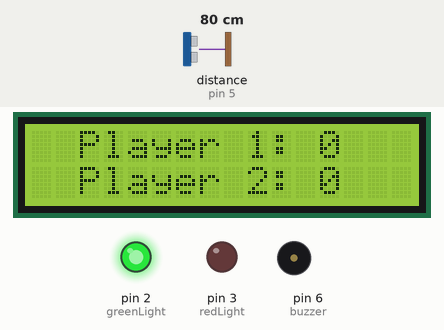
Simulated run of this sketch. Board: Arduino Uno, built with avr-gcc and run on an emulated ATmega328P. Parts: 16×2 character LCD, output pins drawn as LEDs (lit = HIGH), buzzer (waves = sounding, pin HIGH). Wiring (inferred from the names in the program): ultrasonic range finder: trigger pin 4; echo pin 5. The inputs (shaded band) are chosen by the test bench; at power-on: distance to the obstacle (sensor on pin 5) 80 cm. The echo pulse lasts 58.3 µs per cm; pins used as bus, display or sensor lines are not drawn; what the sketch prints to the serial monitor is not drawn.

Above: at 1.2 s.
1.3 s: distance to the obstacle (sensor on pin 5) set to 44 cm
2.8 s: distance to the obstacle (sensor on pin 5) set to 36 cm
At 5.6 s:
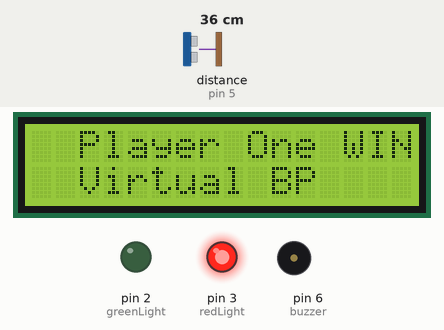
5.8 s: distance to the obstacle (sensor on pin 5) set to 60 cm
7.3 s: distance to the obstacle (sensor on pin 5) set to 2 cm
At 7.53 s:
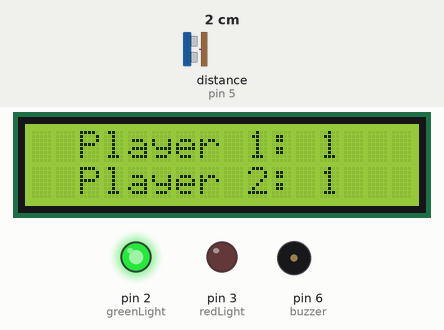
Timing chart, 0 to 10.9 s (numbered marks = the images above; inputs shaded):
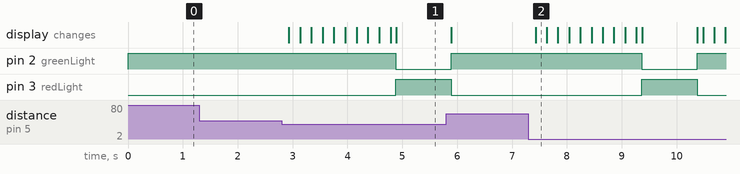

The sketch:

coNET.ino
```cpp
#include <LiquidCrystal.h>

LiquidCrystal lcd = LiquidCrystal(13,12,11,10,9,8); //initialize led
int greenLight = 2;
int redLight = 3;
int pin;
const int trigPin = 4;
const int echoPin = 5;
double duration, distance;
int sum = 0;
const int buzzer = 6;

void setup(){
  pinMode(greenLight, OUTPUT);
  pinMode(redLight, OUTPUT);
  pinMode(trigPin, OUTPUT);
  pinMode(buzzer, OUTPUT);
  pinMode(echoPin, INPUT);
  Serial.begin(9600);
  turnOn(greenLight);
  lcd.begin(16,2);//led
  lcd.setCursor(2, 0);//led
  lcd.print("Player 1: ");//led
  lcd.print(sum);//led
  lcd.setCursor(2, 1);//led
  lcd.print("Player 2: ");//led
  lcd.print(sum);//led

}

void loop(){
  findDistance();
  delay(100);
  checkGameStatus();
  delay(100);
  //if(Serial.available()) {
  //     data = Serial.read();
  //     Serial.println("player2" or "player1");
  //}


}

void findDistance(){
 digitalWrite(trigPin, LOW);
 delayMicroseconds(2);
 digitalWrite(trigPin, HIGH);
 delayMicroseconds(10);
 digitalWrite(trigPin, LOW);
 duration = pulseIn(echoPin, HIGH);
 distance = (duration*.0343)/2;
 if (distance < 40){
     sum++;
     Serial.print("Player 1 Score: ");
     Serial.println(sum);
     lcd.setCursor(2, 0);//led
     lcd.print("Player 1: ");//led
     lcd.print(sum);//led
     lcd.setCursor(2, 1);//led
     lcd.print("Player 2: ");//led
     lcd.print(sum);//led
}

}


void turnOn(int pin){
  digitalWrite(pin, HIGH);
}

void turnOff(int pin){
  digitalWrite(pin, LOW);
}

int getSum(){return sum;}


void checkGameStatus(){
  if (sum >= 10){
    turnOff(greenLight);
    turnOn(redLight);
    //tone(buzzer,500);
    getSum();
    lcd.clear();
    lcd.setCursor(2, 0);
    lcd.print("Player One WINS ");
    lcd.setCursor(2, 1);
    lcd.print("Virtual BP");


    // Serial.println("player1" or "player2");
    Serial.println("Virtual BP Win");
    delay(1000);
    lcd.clear();
    sum = 0;
    turnOff(redLight);
    turnOn(greenLight);
    //noTone(buzzer);
    lcd.setCursor(2, 0);
    lcd.print("Player 1: ");
    lcd.print(sum);
    lcd.setCursor(2, 1);
    lcd.print("Player 2: ");
    lcd.print(sum);

  }
}
```

Measured:
- the behaviour switches between 40 and 39 cm on distance to the obstacle (sensor on pin 5) (found by bisection; images 0 and 1)
- after the input at 1.3 s, every drawn part: stays the same
- after the input at 2.8 s, pin 2 (greenLight): HIGH → LOW after 2.1 s; pin 3 (redLight): LOW → HIGH after 2.1 s; the display: first changes after 0.13 s (image 1 shows a later state)
- after the input at 7.3 s, pin 2 (greenLight): HIGH → LOW after 2.1 s, → HIGH 1.0 s later; pin 3 (redLight): LOW → HIGH after 2.1 s, → LOW 1.0 s later; the display: changes after 0.13 s (image 2)
